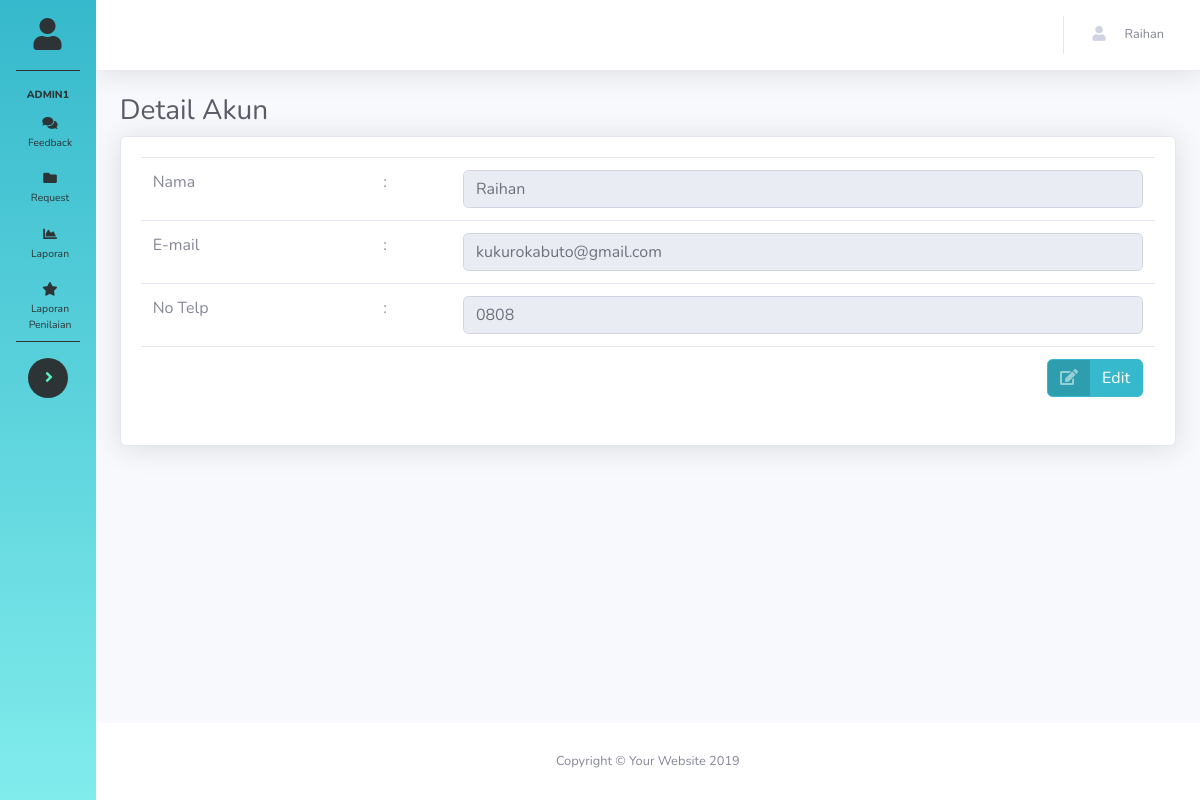
The app's page /Admin/pengaturan.php (signed in) with its own data.
### tables this page shows
CREATE TABLE `tb_akun` (
  `Id_akun` int(11) NOT NULL,
  `id_departemen` int(5) DEFAULT NULL,
  `id_unit` int(11) DEFAULT NULL,
  `Nama` varchar(50) NOT NULL,
  `Email` varchar(50) NOT NULL,
  `Password` text NOT NULL,
  `No_Telp` varchar(15) NOT NULL,
  `status` varchar(15) DEFAULT NULL,
  `hak_akses` varchar(50) DEFAULT NULL
);

### Admin/pengaturan.php (the view, shortened to what this page needs)
<?php
include 'header.php';
?>
        <div class="container-fluid">
          <h1 class="h3 mb-2 text-gray-800">Detail Akun</h1>
          <?php
          $id_akun = $_SESSION['id_akun'];
                $status = mysqli_query($koneksi, "SELECT status from tb_akun where id_akun ='$id_akun'");
                $status = mysqli_fetch_array($status);
                $status = $status['status'];
                if($status == 'Manager' || $status =='Unit'){
                      $data = mysqli_query($koneksi, "SELECT Nama, tb_departemen.id_departemen, tb_unit.id_unit, status,Email, id_akun, No_Telp, nama_unit, Departemen FROM tb_akun left join tb_unit on tb_unit.id_unit= tb_akun.id_unit left join tb_departemen on tb_departemen.id_departemen = tb_unit.id_departemen WHERE id_akun ='$id_akun'") or die(mysqli_error($koneksi));
                        $data =  mysqli_fetch_array($data);
                } else if($status=='Senior Manager'){
                    $data = mysqli_query($koneksi, "SELECT * FROM tb_akun inner join tb_departemen on tb_departemen.id_departemen = tb_akun.id_departemen WHERE id_akun ='$id_akun'") or die(mysqli_error($koneksi));
                      $data =  mysqli_fetch_array($data);
                } else {
                    $data = mysqli_query($koneksi, "SELECT * FROM tb_akun WHERE id_akun ='$id_akun'") or die(mysqli_error($koneksi));
                      $data =  mysqli_fetch_array($data);
                }
                    ?>
          <div class="card shadow mb-4">
            <div class="card-body">
              <div class="table-responsive">
              <form action="../action/pengaturan.php" id="my_form" method="post" onsubmit="return validasi();">
                <table class="table" id="" width="100%" cellspacing="0">
                  <tbody>
                    <tr>
                      <div class="row">
                      <div class="col-lg-3">
                      <td><label>Nama</label></td>
                      </div>
                      <div class="col-lg-3">
                      <td><label>:</label></td></div>
                      <div class="col-sm-12 col-lg-6">
                      <td><input type="text" class="form-control  edit" name="Nama" value=<?php echo "'".$data['Nama']."'";?> required disabled></td></div>
                    </tr>
                    <tr>
                      <div class="row">
                      <div class="col-lg-3">
                      <td><label>E-mail</label></td>
                      </div>
                      <div class="col-lg-3">
                      <td><label>:</label></td></div>
                      <div class="col-sm-12 col-lg-6">
                      <td><input type="email" class="form-control edit" name="E-mail" id="Email"  value=<?php echo "'".$data['Email']."'";?> required disabled></td></div>
                    </tr>
                    <tr>
                      <div class="row">
                      <div class="col-lg-3">
                      <td><label>No Telp</label></td>
                      </div>
                      <div class="col-lg-3">
                      <td><label>:</label></td></div>
                      <div class="col-sm-12 col-lg-6">
                      <td><input type="text" class="form-control edit" name="Telp" id="Telp"  value=<?php echo "'".$data['No_Telp']."'";?>required disabled></td></div>
                    </tr>
                      </div>
                      <div class="col-sm-12 col-lg-6">
                      <td><input type="checkbox" class="form-control-user" id="default" name="default"><label class="form-control-user"></label>
                    <tr>
                      <td colspan="3">
                        <button type="button" class="btn btn-info float-right detail btn-icon-split">
                            <span class="icon text-white-50">
                                <i class="fas fa-edit"></i>
                            </span>
                            <span class="text">Edit</span>
                        </button>
                      </td>
                    </tr>
            </div>
            </div>
          </div>
        </div>
      </div>
<?php include 'footer.php';
?>

### records on screen
tb_akun: Nama "Raihan", E-mail "kukurokabuto@gmail.com", Telp "0808"

### other values on screen
$_SESSION['hak_akses'] "ADMIN1"
$_SESSION['nama'] "Raihan"
